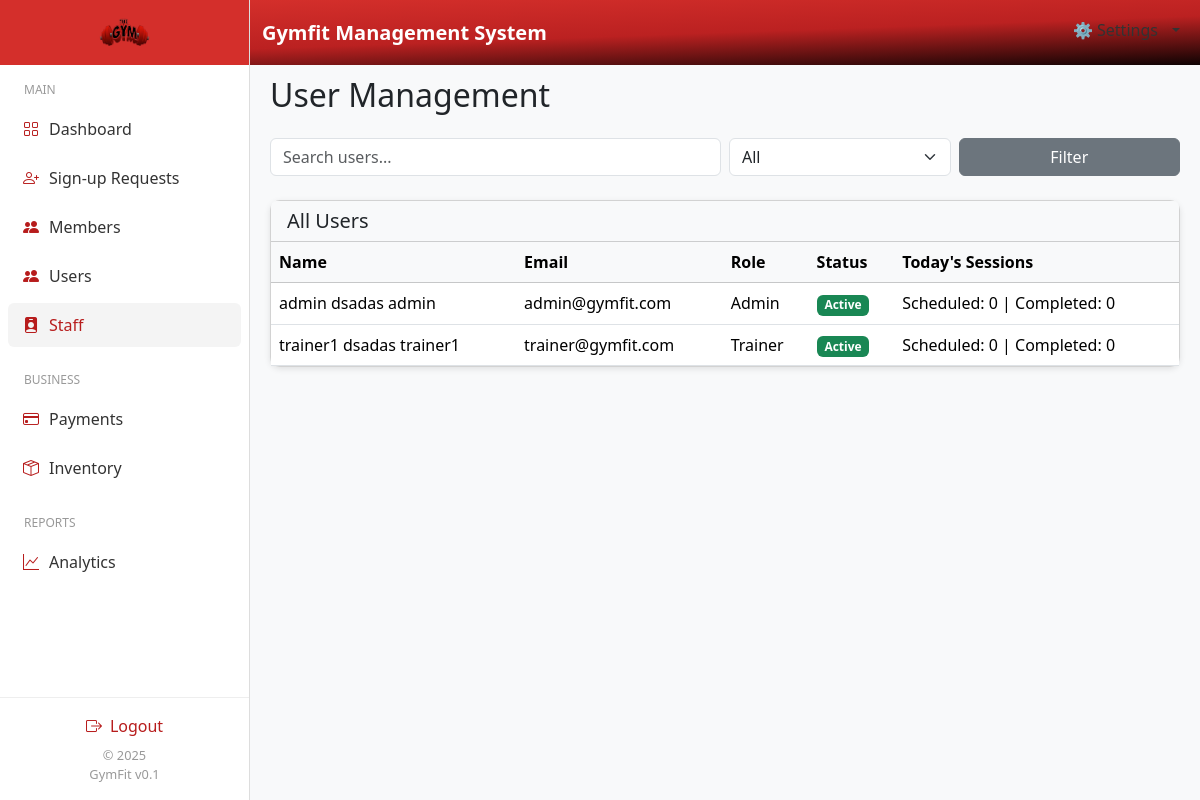
/dashboard/admin/staff.php (signed in), run on the app's committed database.
### tables this page shows
CREATE TABLE `users` (
  `id` int(11) NOT NULL,
  `firstName` varchar(255) NOT NULL,
  `middleName` varchar(255) NOT NULL,
  `lastName` varchar(255) NOT NULL,
  `username` varchar(100) NOT NULL,
  `email` varchar(150) DEFAULT NULL,
  `contact` int(25) NOT NULL,
  `password` varchar(255) NOT NULL,
  `role` enum('admin','trainer','trainor','client','trainee','owner') NOT NULL DEFAULT 'client',
  `full_name` varchar(150) DEFAULT NULL,
  `avatar` varchar(255) DEFAULT NULL,
  `idImage` varchar(255) NOT NULL,
  `status` enum('active','inactive') DEFAULT 'active',
  `created_at` timestamp NOT NULL DEFAULT current_timestamp(),
  `active_status` enum('online','offline','busy') DEFAULT 'offline'
);

### dashboard/admin/staff.php (the view, shortened to what this page needs)
<?php
include '../../db_connect.php';
$roles = ["trainer", "admin"];
$placeholders = "'" . implode("','", $roles) . "'";
$staffResult = $conn->query("SELECT id, firstName, middleName, lastName, email, username, role, status, created_at FROM users WHERE role IN ($placeholders) ORDER BY created_at DESC");
$staff = [];
while ($row = $staffResult->fetch_assoc()) {
  $row['full_name'] = trim($row['firstName'] . ' ' . ($row['middleName'] ?? '') . ' ' . $row['lastName']);
  $staff[] = $row;
}
$appointmentsResult = $conn->query("SELECT * FROM appointments");
$appointments = [];
while ($row = $appointmentsResult->fetch_assoc()) {
  $appointments[] = $row;
}
$searchQuery = strtolower($_GET['search'] ?? '');
$selectedRole = $_GET['role'] ?? 'all';
$filteredStaff = array_filter($staff, function ($member) use ($searchQuery, $selectedRole) {
  $matchesRole = ($selectedRole === 'all') || ($member['role'] === $selectedRole);
  $matchesSearch = empty($searchQuery) ||
    str_contains(strtolower($member['full_name']), $searchQuery) ||
    str_contains(strtolower($member['email']), $searchQuery) ||
    str_contains(strtolower($member['username']), $searchQuery);
  return $matchesRole && $matchesSearch;
});
function getTodaySessions($appointments, $trainerId)
{
  $today = date("Y-m-d");
  $completed = 0;
  $scheduled = 0;
  return ['completed' => $completed, 'scheduled' => $scheduled];
}
function getStatusBadge($status)
{
  switch ($status) {
    case "active":
      return '<span class="badge bg-success">Active</span>';
  }
}
?>
<!DOCTYPE html>
<html lang="en">
<head>
  <link href="https://cdn.jsdelivr.net/npm/bootstrap@5.3.2/dist/css/bootstrap.min.css" rel="stylesheet">
  <link href="https://cdn.jsdelivr.net/npm/bootstrap-icons@1.11.0/font/bootstrap-icons.css" rel="stylesheet">
</head>
<body>
<?php include 'includes/navbar.php'; ?>
<?php include 'includes/sidebar.php'; ?>
<main>
  <div class="d-flex justify-content-between align-items-center mb-3">
    <h2>User Management</h2>
  </div>
  <form method="GET" class="row g-2 mb-4">
    <div class="col-md-6">
      <input type="text" name="search" class="form-control" placeholder="Search users..."
        value="<?= htmlspecialchars($_GET['search'] ?? '') ?>">
    </div>
    <div class="col-md-3">
      <select name="role" class="form-select">
        <option value="all" <?= $selectedRole === 'all' ? 'selected' : '' ?>>All</option>
      </select>
    </div>
    <div class="col-md-3">
      <button type="submit" class="btn btn-secondary w-100">Filter</button>
    </div>
  </form>
  <div class="card">
    <div class="card-header bg-light">
      <h5 class="mb-0">All Users</h5>
    </div>
    <div class="card-body p-0">
      <div class="table-responsive">
        <table class="table mb-0 align-middle">
          <thead class="table-light">
            <tr>
              <th>Name</th>
              <th>Email</th>
              <th>Role</th>
              <th>Status</th>
              <th>Today's Sessions</th>
            </tr>
          </thead>
          <tbody>
          <?php if (!empty($filteredStaff)): ?>
            <?php foreach ($filteredStaff as $member):
              $sessions = getTodaySessions($appointments, $member['id']);
            ?>
            <tr>
              <td><?= htmlspecialchars($member['full_name']) ?></td>
              <td><?= htmlspecialchars($member['email']) ?></td>
              <td><?= ucfirst($member['role']) ?></td>
              <td><?= getStatusBadge($member['status']) ?></td>
              <td>Scheduled: <?= $sessions['scheduled'] ?> | Completed: <?= $sessions['completed'] ?></td>
            </tr>
            <?php endforeach; ?>
          <?php else: ?>
            <tr><td colspan="6" class="text-center py-3">No users found</td></tr>
          <?php endif; ?>
          </tbody>
        </table>
      </div>
    </div>
  </div>
</main>
</body>
</html>

### dashboard/admin/staff.php (style rules this page uses)
body { background:#f8f9fa; margin:0; padding:0; }
main { margin-left: 250px; margin-top: 56px; height: calc(100vh - 56px); overflow-y: auto; padding: 20px; }
.card { border-radius:10px; box-shadow:0 2px 6px rgba(0,0,0,0.1); }
.table-responsive { max-height: 500px; overflow-y: auto; }

### data on the page
users: full_name "admin dsadas admin", email "admin@gymfit.com", role "Admin", status "Active", id "0"
users: full_name "trainer1 dsadas trainer1", email "trainer@gymfit.com", role "Trainer", status "Active", id "0"
